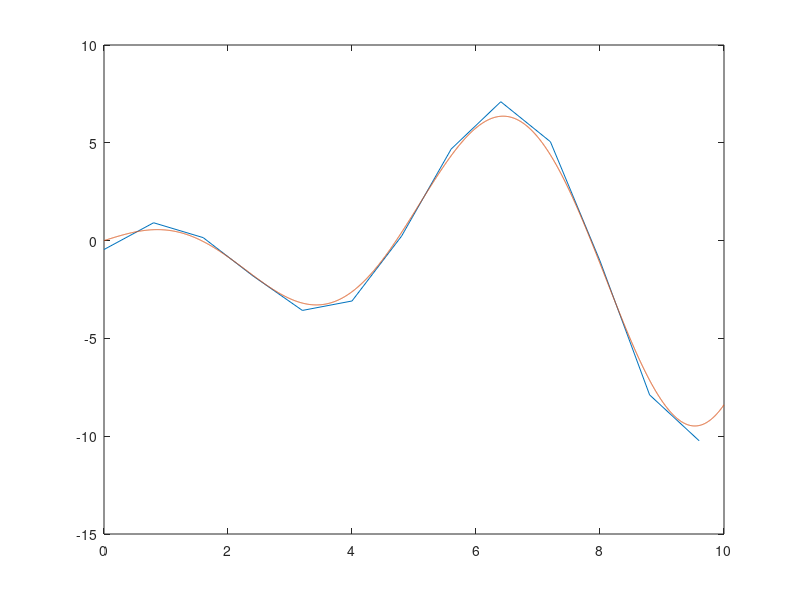

Recreate this plot in MATLAB.
function L2proj()
  x = 0:.8:10;
  M = create_mass_matrix(x);
  b = create_load_vector(x, @testfunc);
  Pf = M \ b;
  testx = 0:.003:10;
  plot(x, Pf, testx, testfunc(testx));

endfunction


function b = create_load_vector(x, f)
  n = length(x) - 1;
  b = zeros(n + 1, 1);
  for i = 1:n
    h = x(i + 1) - x(i);
    bI = [f(x(i)) ; f(x(i + 1))] * h / 2;
    b(i) = b(i) + bI(1);
    b(i + 1) = b(i + 1) + bI(2);
  endfor
endfunction

function M = create_mass_matrix(x) # x is coords of nodes
  n = length(x) - 1;
  M = zeros(n + 1, n + 1);
  for i = 1:n
    h = x(i + 1) - x(i);
    MI = [2 1 ; 1 2] * h / 6;
    M(i,i) = M(i,i) + MI(1,1);
    M(i,i + 1) = M(i,i + 1) + MI(1,2);
    M(i + 1,i) = M(i + 1,i) + MI(2,1);
    M(i + 1,i + 1) = M(i + 1,i + 1) + MI(2,2);
  endfor
endfunction

function y = testfunc(x)
  y = x.*cos(x);
endfunction

